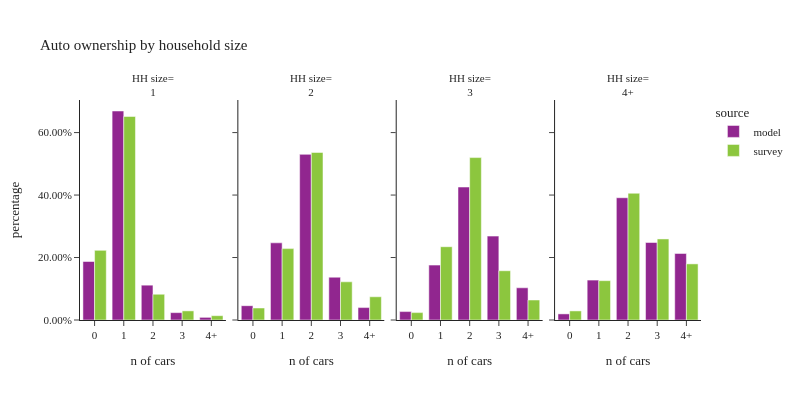

This figure's notebook cell:
### Code cell
plot_auto(hh,'hhsize_4+','household size', 'HH size')

### Figure 1 — Plotly figure (JSON) as saved in the notebook; plotly's stock layout.template omitted (floating-point values rounded to 4 significant figures)
{"data": [{"alignmentgroup": "True", "customdata": [[90417], [323008], [53824], [11393], [4092]], "hovertemplate": "source=model<br>hhsize_4+=1<br>hhvehs_4+=%{x}<br>percentage=%{y}<br>sample count=%{customdata[0]}<extra></extra>", "legendgroup": "model", "marker": {"color": "#91268F", "pattern": {"shape": ""}}, "name": "model", "offsetgroup": "model", "orientation": "v", "showlegend": true, "textposition": "auto", "type": "bar", "x": ["0", "1", "2", "3", "4+"], "xaxis": "x", "y": [0.1873, 0.6691, 0.1115, 0.0236, 0.008477], "yaxis": "y"}, {"alignmentgroup": "True", "customdata": [[26702], [143996], [309093], [79873], [23163]], "hovertemplate": "source=model<br>hhsize_4+=2<br>hhvehs_4+=%{x}<br>percentage=%{y}<br>sample count=%{customdata[0]}<extra></extra>", "legendgroup": "model", "marker": {"color": "#91268F", "pattern": {"shape": ""}}, "name": "model", "offsetgroup": "model", "orientation": "v", "showlegend": false, "textposition": "auto", "type": "bar", "x": ["0", "1", "2", "3", "4+"], "xaxis": "x2", "y": [0.04581, 0.2471, 0.5303, 0.137, 0.03974], "yaxis": "y2"}, {"alignmentgroup": "True", "customdata": [[7340], [47889], [116000], [73188], [28087]], "hovertemplate": "source=model<br>hhsize_4+=3<br>hhvehs_4+=%{x}<br>percentage=%{y}<br>sample count=%{customdata[0]}<extra></extra>", "legendgroup": "model", "marker": {"color": "#91268F", "pattern": {"shape": ""}}, "name": "model", "offsetgroup": "model", "orientation": "v", "showlegend": false, "textposition": "auto", "type": "bar", "x": ["0", "1", "2", "3", "4+"], "xaxis": "x3", "y": [0.02694, 0.1757, 0.4257, 0.2686, 0.1031], "yaxis": "y3"}, {"alignmentgroup": "True", "customdata": [[7791], [50893], [155805], [98772], [84803]], "hovertemplate": "source=model<br>hhsize_4+=4+<br>hhvehs_4+=%{x}<br>percentage=%{y}<br>sample count=%{customdata[0]}<extra></extra>", "legendgroup": "model", "marker": {"color": "#91268F", "pattern": {"shape": ""}}, "name": "model", "offsetgroup": "model", "orientation": "v", "showlegend": false, "textposition": "auto", "type": "bar", "x": ["0", "1", "2", "3", "4+"], "xaxis": "x4", "y": [0.01957, 0.1279, 0.3914, 0.2481, 0.213], "yaxis": "y4"}, {"alignmentgroup": "True", "customdata": [[490], [912], [110], [22], [13]], "hovertemplate": "source=survey<br>hhsize_4+=1<br>hhvehs_4+=%{x}<br>percentage=%{y}<br>sample count=%{customdata[0]}<extra></extra>", "legendgroup": "survey", "marker": {"color": "#8CC63E", "pattern": {"shape": ""}}, "name": "survey", "offsetgroup": "survey", "orientation": "v", "showlegend": true, "textposition": "auto", "type": "bar", "x": ["0", "1", "2", "3", "4+"], "xaxis": "x", "y": [0.2229, 0.6516, 0.08246, 0.0292, 0.01382], "yaxis": "y"}, {"alignmentgroup": "True", "customdata": [[111], [515], [598], [128], [52]], "hovertemplate": "source=survey<br>hhsize_4+=2<br>hhvehs_4+=%{x}<br>percentage=%{y}<br>sample count=%{customdata[0]}<extra></extra>", "legendgroup": "survey", "marker": {"color": "#8CC63E", "pattern": {"shape": ""}}, "name": "survey", "offsetgroup": "survey", "orientation": "v", "showlegend": false, "textposition": "auto", "type": "bar", "x": ["0", "1", "2", "3", "4+"], "xaxis": "x2", "y": [0.0384, 0.2286, 0.5364, 0.1222, 0.07438], "yaxis": "y2"}, {"alignmentgroup": "True", "customdata": [[11], [120], [175], [62], [22]], "hovertemplate": "source=survey<br>hhsize_4+=3<br>hhvehs_4+=%{x}<br>percentage=%{y}<br>sample count=%{customdata[0]}<extra></extra>", "legendgroup": "survey", "marker": {"color": "#8CC63E", "pattern": {"shape": ""}}, "name": "survey", "offsetgroup": "survey", "orientation": "v", "showlegend": false, "textposition": "auto", "type": "bar", "x": ["0", "1", "2", "3", "4+"], "xaxis": "x3", "y": [0.02365, 0.2346, 0.52, 0.1577, 0.06403], "yaxis": "y3"}, {"alignmentgroup": "True", "customdata": [[11], [94], [203], [71], [44]], "hovertemplate": "source=survey<br>hhsize_4+=4+<br>hhvehs_4+=%{x}<br>percentage=%{y}<br>sample count=%{customdata[0]}<extra></extra>", "legendgroup": "survey", "marker": {"color": "#8CC63E", "pattern": {"shape": ""}}, "name": "survey", "offsetgroup": "survey", "orientation": "v", "showlegend": false, "textposition": "auto", "type": "bar", "x": ["0", "1", "2", "3", "4+"], "xaxis": "x4", "y": [0.02906, 0.126, 0.4058, 0.2595, 0.1797], "yaxis": "y4"}], "layout": {"annotations": [{"font": {}, "showarrow": false, "text": "HH size=<br>1", "x": 0.1175, "xanchor": "center", "xref": "paper", "y": 1, "yanchor": "bottom", "yref": "paper"}, {"font": {}, "showarrow": false, "text": "HH size=<br>2", "x": 0.3725, "xanchor": "center", "xref": "paper", "y": 1, "yanchor": "bottom", "yref": "paper"}, {"font": {}, "showarrow": false, "text": "HH size=<br>3", "x": 0.6275, "xanchor": "center", "xref": "paper", "y": 1, "yanchor": "bottom", "yref": "paper"}, {"font": {}, "showarrow": false, "text": "HH size=<br>4+", "x": 0.8825, "xanchor": "center", "xref": "paper", "y": 1, "yanchor": "bottom", "yref": "paper"}], "barmode": "group", "font": {"size": 11}, "height": 400, "legend": {"title": {"text": "source"}, "tracegroupgap": 0}, "title": {"text": "Auto ownership by household size"}, "width": 800, "xaxis": {"anchor": "y", "domain": [0, 0.235], "title": {"text": "n of cars"}}, "xaxis2": {"anchor": "y2", "domain": [0.255, 0.49], "matches": "x", "title": {"text": "n of cars"}}, "xaxis3": {"anchor": "y3", "domain": [0.51, 0.745], "matches": "x", "title": {"text": "n of cars"}}, "xaxis4": {"anchor": "y4", "domain": [0.765, 1.0], "matches": "x", "title": {"text": "n of cars"}}, "yaxis": {"anchor": "x", "domain": [0, 1], "tickformat": ".2%", "title": {"text": "percentage"}}, "yaxis2": {"anchor": "x2", "domain": [0, 1], "matches": "y", "showticklabels": false, "tickformat": ".2%"}, "yaxis3": {"anchor": "x3", "domain": [0, 1], "matches": "y", "showticklabels": false, "tickformat": ".2%"}, "yaxis4": {"anchor": "x4", "domain": [0, 1], "matches": "y", "showticklabels": false, "tickformat": ".2%"}}}
